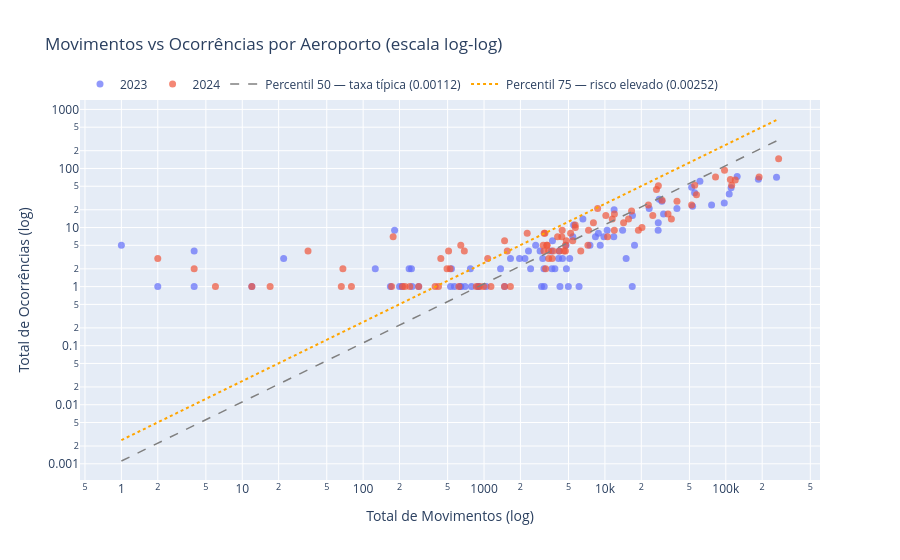

The notebook cell this image was saved under:
### Markdown cell above
## Análise dos resultados

### Code cell
#scatter log-log: movimentos x ocorrencias por aeroporto com limiares de percentil
#percentil 50 = aeroporto tipico; percentil 75 = limiar de risco elevado
#pontos acima da linha P75 sao aeroportos com taxa de ocorrencia acima do esperado para seu volume

import plotly.graph_objects as go
import numpy as np

def _scatter_loglog_taxa(df_2023, df_2024):
    df_all = pd.concat([
        df_2023.assign(ano='2023'),
        df_2024.assign(ano='2024')
    ], ignore_index=True)

    if 'nome_aeroporto' not in df_all.columns:
        df_all['nome_aeroporto'] = df_all['aeroporto']

    p50 = df_all['taxa_total'].quantile(0.50)
    p75 = df_all['taxa_total'].quantile(0.75)

    x_min = df_all['movimentacao_total'].min()
    x_max = df_all['movimentacao_total'].max()
    x_range = np.logspace(np.log10(x_min), np.log10(x_max), 200)

    fig = go.Figure()

    for ano, cor in [('2023', '#636EFA'), ('2024', '#EF553B')]:
        sub = df_all[df_all['ano'] == ano]
        fig.add_trace(go.Scatter(
            x=sub['movimentacao_total'],
            y=sub['total_ocorrencias'],
            mode='markers',
            name=ano,
            text=sub['nome_aeroporto'],
            customdata=sub['aeroporto'],
            hovertemplate='<b>%{text}</b> (%{customdata})<br>Movimentos: %{x:,.0f}<br>Ocorrências: %{y}<extra></extra>',
            marker=dict(color=cor, opacity=0.7, size=7)
        ))

    fig.add_trace(go.Scatter(
        x=x_range,
        y=p50 * x_range,
        mode='lines',
        name=f'Percentil 50 — taxa típica ({p50:.5f})',
        line=dict(color='gray', dash='dash', width=1.5)
    ))

    fig.add_trace(go.Scatter(
        x=x_range,
        y=p75 * x_range,
        mode='lines',
        name=f'Percentil 75 — risco elevado ({p75:.5f})',
        line=dict(color='orange', dash='dot', width=2)
    ))

    fig.update_layout(
        title='Movimentos vs Ocorrências por Aeroporto (escala log-log)',
        xaxis=dict(title='Total de Movimentos (log)', type='log'),
        yaxis=dict(title='Total de Ocorrências (log)', type='log'),
        legend=dict(orientation='h', y=1.08, x=0),
        height=560
    )

    return fig

fig_scatter_loglog = _scatter_loglog_taxa(df_taxa_aeroporto_2023, df_taxa_aeroporto_2024)
fig_scatter_loglog.show()

### Figure 1 — Plotly figure (JSON) as saved in the notebook; plotly's stock layout.template omitted (floating-point values rounded to 4 significant figures; data arrays with more than 128 entries replaced by an {"elided": "..."} marker saying what was removed)
{"data": [{"customdata": ["SBAE", "SBAR", "SBAU", "SBBE", "SBBG", "SBBH", "SBBI", "SBBP", "SBBR", "SBBV", "SBCA", "SBCB", "SBCF", "SBCG", "SBCH", "SBCP", "SBCT", "SBCX", "SBCY", "SBDN", "SBEG", "SBFI", "SBFL", "SBFN", "SBFZ", "SBGL", "SBGO", "SBGR", "SBGV", "SBHT", "SBIL", "SBIZ", "SBJA", "SBJF", "SBJP", "SBJR", "SBJU", "SBJV", "SBKG", "SBKP", "SBLO", "SBMA", "SBMG", "SBMK", "SBMO", "SBMQ", "SBNF", "SBNM", "SBPA", "SBPF", "SBPJ", "SBPL", "SBPS", "SBPV", "SBRB", "SBRD", "SBRF", "SBRJ", "SBRP", "SBSG", "SBSI", "SBSJ", "SBSL", "SBSN", "SBSP", "SBSR", "SBSV", "SBTE", "SBTT", "SBVC", "SBVT", "SBZM", "SDCO", "SDIY", "SNCP", "SNVS", "SSBL", "SSCN", "SSUM", "SSUV", "SSVL", "SWBC", "SWJN", "SWLC", "SWPI", "SWTS"], "hovertemplate": "<b>%{text}</b> (%{customdata})<br>Movimentos: %{x:,.0f}<br>Ocorrências: %{y}<extra></extra>", "marker": {"color": "#636EFA", "opacity": 0.7, "size": 7}, "mode": "markers", "name": "2023", "text": ["BAURU/AREALVA (SJTC*) - AREALVA - SP", "SANTA MARIA - ARACAJU - SE", "ESTADUAL DARIO GUARITA - ARAÇATUBA - SP", "INTERNACIONAL DE BELÉM/VAL DE CANS/JÚLIO CEZAR RIBEIRO - BELÉM - PA", "COMANDANTE GUSTAVO KRAEMER - BAGÉ - RS", "PAMPULHA - CARLOS DRUMMOND DE ANDRADE - BELO HORIZONTE - MG", "BACACHERI - CURITIBA - PR", "ESTADUAL ARTHUR SIQUEIRA - BRAGANÇA PAULISTA - SP", "PRESIDENTE JUSCELINO KUBITSCHEK - BRASÍLIA - DF", "ATLAS BRASIL CANTANHEDE - BOA VISTA - RR", "ADALBERTO MENDES DA SILVA - CASCAVEL - PR", "CABO FRIO - CABO FRIO - RJ", "TANCREDO NEVES - CONFINS - MG", "CAMPO GRANDE - CAMPO GRANDE - MS", "SERAFIN ENOSS BERTASO - CHAPECÓ - SC", "BARTOLOMEU LISANDRO - CAMPOS DOS GOYTACAZES - RJ", "AFONSO PENA - SÃO JOSÉ DOS PINHAIS - PR", "REGIONAL HUGO CANTERGIANI - CAXIAS DO SUL - RS", "MARECHAL RONDON - VÁRZEA GRANDE - MT", "PRESIDENTE PRUDENTE - PRESIDENTE PRUDENTE - SP", "EDUARDO GOMES - MANAUS - AM", "CATARATAS - FOZ DO IGUAÇU - PR", "HERCÍLIO LUZ - FLORIANÓPOLIS - SC", "FERNANDO DE NORONHA - FERNANDO DE NORONHA - PE", "PINTO MARTINS - FORTALEZA - CE", "AEROPORTO INTERNACIONAL DO RIO DE JANEIRO (GALEÃO) - ANTONIO CARLOS JOBIM - RIO DE JANEIRO - RJ", "SANTA GENOVEVA/GOIÂNIA - GOIÂNIA - GO", "GUARULHOS - GOVERNADOR ANDRÉ FRANCO MONTORO - GUARULHOS - SP", "CORONEL ALTINO MACHADO - GOVERNADOR VALADARES - MG", "ALTAMIRA - ALTAMIRA - PA", "BAHIA - JORGE AMADO - ILHÉUS - BA", "PREFEITO RENATO MOREIRA - IMPERATRIZ - MA", "REGIONAL SUL - JAGUARUNA - SC", "FRANCISCO DE ASSIS - JUIZ DE FORA - MG", "PRESIDENTE CASTRO PINTO - SANTA RITA - PB", "JACAREPAGUÁ - RIO DE JANEIRO - RJ", "ORLANDO BEZERRA DE MENEZES - JUAZEIRO DO NORTE - CE", "LAURO CARNEIRO DE LOYOLA - JOINVILLE - SC", "PRESIDENTE JOÃO SUASSUNA - CAMPINA GRANDE - PB", "VIRACOPOS - CAMPINAS - SP", "GOVERNADOR JOSÉ RICHA - LONDRINA - PR", "JOÃO CORREA DA ROCHA - MARABÁ - PA", "SÍLVIO NAME JÚNIOR - MARINGÁ - PR", "MÁRIO RIBEIRO - MONTES CLAROS - MG", "ZUMBI DOS PALMARES - RIO LARGO - AL", "ALBERTO ALCOLUMBRE - MACAPÁ - AP", "MINISTRO VICTOR KONDER - NAVEGANTES - SC", "SANTO ÂNGELO - SANTO ÂNGELO - RS", "SALGADO FILHO - PORTO ALEGRE - RS", "LAURO KURTZ - PASSO FUNDO - RS", "BRIGADEIRO LYSIAS RODRIGUES - PALMAS - TO", "SENADOR NILO COELHO - PETROLINA - PE", "PORTO SEGURO - PORTO SEGURO - BA", "GOVERNADOR JORGE TEIXEIRA DE OLIVEIRA - PORTO VELHO - RO", "PLÁCIDO DE CASTRO - RIO BRANCO - AC", "RONDONÓPOLIS - RONDONÓPOLIS - MT", "GUARARAPES - GILBERTO FREYRE - RECIFE - PE", "SANTOS DUMONT - RIO DE JANEIRO - RJ", "LEITE LOPES - RIBEIRÃO PRETO - SP", "GOVERNADOR ALUIZIO ALVES - SÃO GONÇALO DO AMARANTE - RN", "PRESIDENTE JOÃO BATISTA FIGUEIREDO - SINOP - MT", "PROFESSOR URBANO ERNESTO STUMPF - SÃO JOSÉ DOS CAMPOS - SP", "MARECHAL CUNHA MACHADO - SÃO LUÍS - MA", "MAESTRO WILSON FONSECA - SANTARÉM - PA", "CONGONHAS - SÃO PAULO - SP", "PROFESSOR ERIBERTO MANOEL REINO - SÃO JOSÉ DO RIO PRETO - SP", "DEPUTADO LUÍS EDUARDO MAGALHÃES - SALVADOR - BA", "SENADOR PETRÔNIO PORTELLA - TERESINA - PI", "TABATINGA - TABATINGA - AM", "GLAUBER DE ANDRADE ROCHA - VITÓRIA DA CONQUISTA - BA", "EURICO DE AGUIAR SALLES - VITÓRIA - ES", "REGIONAL DA ZONA DA MATA - GOIANÁ - MG", "SOROCABA - SOROCABA - SP", "JOÃO DURVAL CARNEIRO - FEIRA DE SANTANA - BA", "AEROPORTO REGIONAL DO PLANALTO SERRANO - CORREIA PINTO - SC", "BREVES - BREVES - PA", "BLUMENAU - BLUMENAU - SC", "CANELA - CANELA - RS", "ORLANDO DE CARVALHO - UMUARAMA - PR", "JOSÉ CLETO - UNIÃO DA VITÓRIA - PR", "TELÊMACO BORBA (SBTL*) - TELÊMACO BORBA - PR", "BARCELOS - BARCELOS - AM", "JUÍNA - JUÍNA - MT", "GENERAL LEITE DE CASTRO - RIO VERDE - GO", "JÚLIO BÉLEM - PARINTINS - AM", "TANGARÁ DA SERRA - TANGARÁ DA SERRA - MT"], "type": "scatter", "x": [895, 9146, 1655, 29587, 254, 182, 1, 4, 110611, 2990, 3683, 771, 97069, 11914, 4770, 1480, 53102, 2332, 23247, 3856, 27619, 14005, 30545, 6110, 39417, 52202, 28120, 262730, 1370, 898, 4982, 2428, 1966, 2, 10438, 3607, 4181, 5422, 3131, 124158, 7522, 3147, 6572, 4801, 17572, 4456, 16896, 1040, 61059, 2180, 5512, 4248, 14979, 5113, 2908, 569, 76250, 106709, 9811, 16828, 2673, 240, 11840, 4138, 185978, 8348, 55202, 8828, 788, 3646, 27560, 3059, 22, 528, 538, 636, 12, 251, 210, 168, 200, 126, 288, 696, 643, 4], "y": [1.0, 5.0, 3.0, 28.0, 1.0, 9.0, 5.0, 4.0, 47.0, 1.0, 6.0, 2.0, 26.0, 20.0, 5.0, 1.0, 23.0, 4.0, 21.0, 2.0, 12.0, 9.0, 17.0, 1.0, 21.0, 48.0, 30.0, 71.0, 2.0, 1.0, 1.0, 2.0, 3.0, 1.0, 9.0, 4.0, 4.0, 7.0, 2.0, 73.0, 5.0, 1.0, 14.0, 2.0, 5.0, 3.0, 16.0, 1.0, 61.0, 3.0, 11.0, 1.0, 3.0, 3.0, 4.0, 1.0, 24.0, 37.0, 7.0, 1.0, 5.0, 2.0, 7.0, 3.0, 66.0, 7.0, 39.0, 8.0, 1.0, 2.0, 9.0, 3.0, 3.0, 1.0, 2.0, 1.0, 1.0, 2.0, 1.0, 1.0, 1.0, 2.0, 1.0, 1.0, 1.0, 1.0]}, {"customdata": ["SBAE", "SBAR", "SBAT", "SBAU", "SBBE", "SBBH", "SBBP", "SBBR", "SBBV", "SBCA", "SBCB", "SBCF", "SBCG", "SBCH", "SBCJ", "SBCT", "SBCX", "SBCY", "SBDN", "SBEG", "SBFI", "SBFL", "SBFN", "SBFZ", "SBGL", "SBGO", "SBGR", "SBHT", "SBIL", "SBIP", "SBIZ", "SBJA", "SBJP", "SBJR", "SBJU", "SBJV", "SBKG", "SBKP", "SBLO", "SBMA", "SBMG", "SBMI", "SBMK", "SBML", "SBMO", "SBMQ", "SBMS", "SBNF", "SBPA", "SBPG", "SBPJ", "SBPL", "SBPS", "SBPV", "SBRB", "SBRD", "SBRF", "SBRJ", "SBRP", "SBSG", "SBSI", "SBSJ", "SBSL", "SBSN", "SBSP", "SBSR", "SBSV", "SBTE", "SBTT", "SBTU", "SBUG", "SBUR", "SBVC", "SBVT", "SBZM", "SDAG", "SDCO", "SDJV", "SIXE", "SNRU", "SNSM", "SSBN", "SSCN", "SSLT", "SSRS", "SWBC", "SWEI", "SWLC", "SWPI", "SWTP"], "hovertemplate": "<b>%{text}</b> (%{customdata})<br>Movimentos: %{x:,.0f}<br>Ocorrências: %{y}<extra></extra>", "marker": {"color": "#EF553B", "opacity": 0.7, "size": 7}, "mode": "markers", "name": "2024", "text": ["BAURU/AREALVA (SJTC*) - AREALVA - SP", "SANTA MARIA - ARACAJU - SE", "PILOTO OSVALDO MARQUES DIAS - ALTA FLORESTA - MT", "ESTADUAL DARIO GUARITA - ARAÇATUBA - SP", "INTERNACIONAL DE BELÉM/VAL DE CANS/JÚLIO CEZAR RIBEIRO - BELÉM - PA", "PAMPULHA - CARLOS DRUMMOND DE ANDRADE - BELO HORIZONTE - MG", "ESTADUAL ARTHUR SIQUEIRA - BRAGANÇA PAULISTA - SP", "PRESIDENTE JUSCELINO KUBITSCHEK - BRASÍLIA - DF", "ATLAS BRASIL CANTANHEDE - BOA VISTA - RR", "ADALBERTO MENDES DA SILVA - CASCAVEL - PR", "CABO FRIO - CABO FRIO - RJ", "TANCREDO NEVES - CONFINS - MG", "CAMPO GRANDE - CAMPO GRANDE - MS", "SERAFIN ENOSS BERTASO - CHAPECÓ - SC", "CARAJÁS - PARAUAPEBAS - PA", "AFONSO PENA - SÃO JOSÉ DOS PINHAIS - PR", "REGIONAL HUGO CANTERGIANI - CAXIAS DO SUL - RS", "MARECHAL RONDON - VÁRZEA GRANDE - MT", "PRESIDENTE PRUDENTE - PRESIDENTE PRUDENTE - SP", "EDUARDO GOMES - MANAUS - AM", "CATARATAS - FOZ DO IGUAÇU - PR", "HERCÍLIO LUZ - FLORIANÓPOLIS - SC", "FERNANDO DE NORONHA - FERNANDO DE NORONHA - PE", "PINTO MARTINS - FORTALEZA - CE", "AEROPORTO INTERNACIONAL DO RIO DE JANEIRO (GALEÃO) - ANTONIO CARLOS JOBIM - RIO DE JANEIRO - RJ", "SANTA GENOVEVA/GOIÂNIA - GOIÂNIA - GO", "GUARULHOS - GOVERNADOR ANDRÉ FRANCO MONTORO - GUARULHOS - SP", "ALTAMIRA - ALTAMIRA - PA", "BAHIA - JORGE AMADO - ILHÉUS - BA", "USIMINAS - SANTANA DO PARAÍSO - MG", "PREFEITO RENATO MOREIRA - IMPERATRIZ - MA", "REGIONAL SUL - JAGUARUNA - SC", "PRESIDENTE CASTRO PINTO - SANTA RITA - PB", "JACAREPAGUÁ - RIO DE JANEIRO - RJ", "ORLANDO BEZERRA DE MENEZES - JUAZEIRO DO NORTE - CE", "LAURO CARNEIRO DE LOYOLA - JOINVILLE - SC", "PRESIDENTE JOÃO SUASSUNA - CAMPINA GRANDE - PB", "VIRACOPOS - CAMPINAS - SP", "GOVERNADOR JOSÉ RICHA - LONDRINA - PR", "JOÃO CORREA DA ROCHA - MARABÁ - PA", "SÍLVIO NAME JÚNIOR - MARINGÁ - PR", "MARICÁ - MARICÁ - RJ", "MÁRIO RIBEIRO - MONTES CLAROS - MG", "FRANK MILOYE MILENKOVICH - MARÍLIA - SP", "ZUMBI DOS PALMARES - RIO LARGO - AL", "ALBERTO ALCOLUMBRE - MACAPÁ - AP", "DIX-SEPT ROSADO - MOSSORÓ - RN", "MINISTRO VICTOR KONDER - NAVEGANTES - SC", "SALGADO FILHO - PORTO ALEGRE - RS", "COMANDANTE ANTONIO AMILTON BERALDO - PONTA GROSSA - PR", "BRIGADEIRO LYSIAS RODRIGUES - PALMAS - TO", "SENADOR NILO COELHO - PETROLINA - PE", "PORTO SEGURO - PORTO SEGURO - BA", "GOVERNADOR JORGE TEIXEIRA DE OLIVEIRA - PORTO VELHO - RO", "PLÁCIDO DE CASTRO - RIO BRANCO - AC", "RONDONÓPOLIS - RONDONÓPOLIS - MT", "GUARARAPES - GILBERTO FREYRE - RECIFE - PE", "SANTOS DUMONT - RIO DE JANEIRO - RJ", "LEITE LOPES - RIBEIRÃO PRETO - SP", "GOVERNADOR ALUIZIO ALVES - SÃO GONÇALO DO AMARANTE - RN", "PRESIDENTE JOÃO BATISTA FIGUEIREDO - SINOP - MT", "PROFESSOR URBANO ERNESTO STUMPF - SÃO JOSÉ DOS CAMPOS - SP", "MARECHAL CUNHA MACHADO - SÃO LUÍS - MA", "MAESTRO WILSON FONSECA - SANTARÉM - PA", "CONGONHAS - SÃO PAULO - SP", "PROFESSOR ERIBERTO MANOEL REINO - SÃO JOSÉ DO RIO PRETO - SP", "DEPUTADO LUÍS EDUARDO MAGALHÃES - SALVADOR - BA", "SENADOR PETRÔNIO PORTELLA - TERESINA - PI", "TABATINGA - TABATINGA - AM", "TUCURUÍ - TUCURUÍ - PA", "RUBEM BERTA - URUGUAIANA - RS", "MÁRIO DE ALMEIDA FRANCO - UBERABA - MG", "GLAUBER DE ANDRADE ROCHA - VITÓRIA DA CONQUISTA - BA", "EURICO DE AGUIAR SALLES - VITÓRIA - ES", "REGIONAL DA ZONA DA MATA - GOIANÁ - MG", "ANGRA DOS REIS - ANGRA DOS REIS - RJ", "SOROCABA - SOROCABA - SP", "MUNICIPAL DE SÃO JOÃO DA BOA VISTA - SÃO JOÃO DA BOA VISTA - SP", "AEROCLUBE DE ELDORADO DO SUL - ELDORADO DO SUL - RS", "OSCAR LARANJEIRAS - CARUARU - PE", "SALINÓPOLIS - SALINÓPOLIS - PA", "BELÉM NOVO - PORTO ALEGRE - RS", "CANELA - CANELA - RS", "GAUDÊNCIO MACHADO RAMOS - ALEGRETE - RS", "BARREIRINHAS - BARREIRINHAS - MA", "BARCELOS - BARCELOS - AM", "EIRUNEPÉ - EIRUNEPÉ - AM", "GENERAL LEITE DE CASTRO - RIO VERDE - GO", "JÚLIO BÉLEM - PARINTINS - AM", "SANTA IZABEL DO RIO NEGRO - SANTA ISABEL DO RIO NEGRO - AM"], "type": "scatter", "x": [1652, 10514, 509, 1476, 33265, 177, 2, 109025, 3322, 4193, 642, 111793, 11500, 4786, 2276, 52115, 3087, 22876, 4396, 29732, 14267, 35462, 6314, 39456, 97547, 26688, 273457, 992, 5204, 3428, 3144, 1479, 11960, 5674, 4586, 5690, 3723, 119767, 7320, 3188, 7233, 439, 4714, 864, 20248, 4058, 1140, 16619, 27679, 394, 5416, 4430, 15681, 3660, 3308, 494, 82235, 57203, 10175, 18928, 3234, 687, 11981, 4717, 188519, 8031, 55298, 8703, 922, 243, 524, 1557, 3421, 24886, 3134, 4, 35, 6, 17, 288, 222, 12, 68, 66, 420, 80, 212, 1072, 620, 172], "y": [1.0, 7.0, 4.0, 1.0, 17.0, 7.0, 3.0, 65.0, 5.0, 4.0, 5.0, 52.0, 14.0, 6.0, 8.0, 24.0, 5.0, 24.0, 7.0, 29.0, 12.0, 14.0, 4.0, 28.0, 93.0, 44.0, 146.0, 1.0, 8.0, 3.0, 8.0, 6.0, 9.0, 11.0, 4.0, 10.0, 4.0, 64.0, 9.0, 8.0, 5.0, 3.0, 5.0, 1.0, 10.0, 7.0, 1.0, 19.0, 51.0, 1.0, 6.0, 9.0, 14.0, 3.0, 5.0, 2.0, 72.0, 36.0, 16.0, 9.0, 2.0, 4.0, 17.0, 4.0, 72.0, 12.0, 52.0, 21.0, 1.0, 1.0, 2.0, 4.0, 4.0, 16.0, 4.0, 2.0, 4.0, 1.0, 1.0, 1.0, 1.0, 1.0, 2.0, 1.0, 1.0, 1.0, 1.0, 3.0, 1.0, 1.0]}, {"line": {"color": "gray", "dash": "dash", "width": 1.5}, "mode": "lines", "name": "Percentil 50 — taxa típica (0.00112)", "type": "scatter", "x": {"elided": "200 float values"}, "y": {"elided": "200 float values"}}, {"line": {"color": "orange", "dash": "dot", "width": 2}, "mode": "lines", "name": "Percentil 75 — risco elevado (0.00252)", "type": "scatter", "x": {"elided": "200 float values"}, "y": {"elided": "200 float values"}}], "layout": {"height": 560, "legend": {"orientation": "h", "x": 0, "y": 1.08}, "title": {"text": "Movimentos vs Ocorrências por Aeroporto (escala log-log)"}, "xaxis": {"title": {"text": "Total de Movimentos (log)"}, "type": "log"}, "yaxis": {"title": {"text": "Total de Ocorrências (log)"}, "type": "log"}}}
